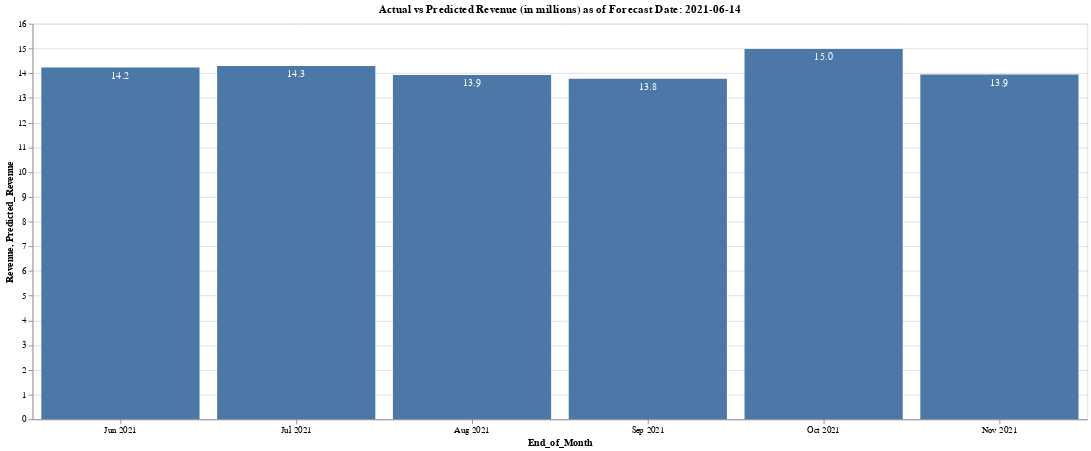

This figure's notebook cell:
### Code cell
title = "Actual vs Predicted Revenue (in millions) as of Forecast Date: " +  str(pd.to_datetime(run_datetime).normalize().date())

import altair as alt
#alt.themes.enable('fivethirtyeight') #default, latimes, ggplot2, fivethirtyeight, urbaninstitute
theme = alt.themes.enable('latimes')
#display(final_merge_df.info())
source =  final_merge_pivot1.reset_index(level=final_merge_pivot1.index.names
                                        ).reset_index(drop=True
                                                     ).query('Relative_Snapshot_Month_Offset == 0 and Snp_Seq_No == @max_seq')#reset_index(inplace=True)
fontsize = 10
height = 450
width = 1200

x = 'yearmonth(End_of_Month):O'  # df['Importance'].astype(str)
y = 'sum(Predicted_Revenue):Q'  # df['Feature'].astype(str)
y1 = 'sum(Revenue):Q'
col = 'yearmonthdate(Snapshot_Date_Short):T' #.dt.date.astype(str) #'Snapshot_Date_Short'

ytransform ='datum.Predicted_Revenue / 1000000'
y1transform ='datum.Revenue / 1000000'


filter1 = "datum.Relative_Month_Offset >= 0 && datum.Relative_Snapshot_Month_Offset ==0"
filter2 = "datum.Relative_Month_Offset < 0"
filter3 = "datum.Relative_EOM_Snp_Month_Offset == 0 && datum.Relative_Month_Offset < 0"

base = alt.Chart(source).encode(
        alt.X(x, axis=alt.Axis(title="End_of_Month"))
)

bars = base.mark_bar().encode(  #color='#5276A7', #fontSize=fontsize
    alt.Y('sum(Predicted_Revenue_million):Q', axis=alt.Axis(title="Predicted_Revenue")),
    #color=alt.Color('legend:O', scale=alt.Scale(range=['grey', 'blue'], domain=['Revenue_Million1', 'Predicted_Revenue_Million1'])),
    tooltip=[alt.Tooltip(y, format=',.0f'),
             alt.Tooltip('End_of_Month', format='%b %Y')]
).transform_calculate(
  Predicted_Revenue_million=ytransform
).transform_filter(
  filter1
)
bars_text = bars.mark_text(
    align='center',
    baseline='bottom',
    #fontSize=fontsize,
    #dx=18,
    dy=15,  
    color='white'
).encode(
    text=alt.Text('sum(Predicted_Revenue_million):Q', format=',.1f')
).transform_calculate(
  Predicted_Revenue_million=ytransform
).transform_filter(
  filter1
)
#band = base.mark_errorband(extent="ci").encode(y=alt.Y("Predicted_Revenue:Q"))
bar = base.mark_bar(color='grey').encode(
    alt.Y('sum(Revenue_million):Q', axis=alt.Axis(title="Revenue")),
    tooltip=[alt.Tooltip(y1, format=',.0f'),
             alt.Tooltip('End_of_Month', format='%b %Y')]
).transform_calculate(
  Revenue_million=y1transform
).transform_filter(
  filter3
)

#'''
bar_text = bar.mark_text(
    align='center',
    baseline='bottom',
    #fontSize=fontsize,
    #dx=18,
    dy=15,  
    color='white'
).encode(
    text=alt.Text('sum(Revenue_million):Q', format=',.1f')
).transform_calculate(
  Revenue_million=y1transform
).transform_filter(
  filter3
)
#'''
alt_layers = alt.layer(bar + bar_text, bars + bars_text).properties(height=height, width=width, title=title) #resolve_scale(y='independent').
alt_layers

### Figure 1 — Vega-Lite specification as saved in the notebook (floating-point values rounded to 4 significant figures)
{"usermeta": {"embedOptions": {"theme": "latimes"}}, "config": {"view": {"continuousWidth": 400, "continuousHeight": 300}}, "layer": [{"layer": [{"mark": {"type": "bar", "color": "grey"}, "encoding": {"tooltip": [{"type": "quantitative", "aggregate": "sum", "field": "Revenue", "format": ",.0f"}, {"type": "temporal", "field": "End_of_Month", "format": "%b %Y"}], "x": {"type": "ordinal", "axis": {"title": "End_of_Month"}, "field": "End_of_Month", "timeUnit": "yearmonth"}, "y": {"type": "quantitative", "aggregate": "sum", "axis": {"title": "Revenue"}, "field": "Revenue_million"}}, "transform": [{"calculate": "datum.Revenue / 1000000", "as": "Revenue_million"}, {"filter": "datum.Relative_EOM_Snp_Month_Offset == 0 && datum.Relative_Month_Offset < 0"}]}, {"mark": {"type": "text", "align": "center", "baseline": "bottom", "color": "white", "dy": 15}, "encoding": {"text": {"type": "quantitative", "aggregate": "sum", "field": "Revenue_million", "format": ",.1f"}, "tooltip": [{"type": "quantitative", "aggregate": "sum", "field": "Revenue", "format": ",.0f"}, {"type": "temporal", "field": "End_of_Month", "format": "%b %Y"}], "x": {"type": "ordinal", "axis": {"title": "End_of_Month"}, "field": "End_of_Month", "timeUnit": "yearmonth"}, "y": {"type": "quantitative", "aggregate": "sum", "axis": {"title": "Revenue"}, "field": "Revenue_million"}}, "transform": [{"calculate": "datum.Revenue / 1000000", "as": "Revenue_million"}, {"filter": "datum.Relative_EOM_Snp_Month_Offset == 0 && datum.Relative_Month_Offset < 0"}, {"calculate": "datum.Revenue / 1000000", "as": "Revenue_million"}, {"filter": "datum.Relative_EOM_Snp_Month_Offset == 0 && datum.Relative_Month_Offset < 0"}]}]}, {"layer": [{"mark": "bar", "encoding": {"tooltip": [{"type": "quantitative", "aggregate": "sum", "field": "Predicted_Revenue", "format": ",.0f"}, {"type": "temporal", "field": "End_of_Month", "format": "%b %Y"}], "x": {"type": "ordinal", "axis": {"title": "End_of_Month"}, "field": "End_of_Month", "timeUnit": "yearmonth"}, "y": {"type": "quantitative", "aggregate": "sum", "axis": {"title": "Predicted_Revenue"}, "field": "Predicted_Revenue_million"}}, "transform": [{"calculate": "datum.Predicted_Revenue / 1000000", "as": "Predicted_Revenue_million"}, {"filter": "datum.Relative_Month_Offset >= 0 && datum.Relative_Snapshot_Month_Offset ==0"}]}, {"mark": {"type": "text", "align": "center", "baseline": "bottom", "color": "white", "dy": 15}, "encoding": {"text": {"type": "quantitative", "aggregate": "sum", "field": "Predicted_Revenue_million", "format": ",.1f"}, "tooltip": [{"type": "quantitative", "aggregate": "sum", "field": "Predicted_Revenue", "format": ",.0f"}, {"type": "temporal", "field": "End_of_Month", "format": "%b %Y"}], "x": {"type": "ordinal", "axis": {"title": "End_of_Month"}, "field": "End_of_Month", "timeUnit": "yearmonth"}, "y": {"type": "quantitative", "aggregate": "sum", "axis": {"title": "Predicted_Revenue"}, "field": "Predicted_Revenue_million"}}, "transform": [{"calculate": "datum.Predicted_Revenue / 1000000", "as": "Predicted_Revenue_million"}, {"filter": "datum.Relative_Month_Offset >= 0 && datum.Relative_Snapshot_Month_Offset ==0"}, {"calculate": "datum.Predicted_Revenue / 1000000", "as": "Predicted_Revenue_million"}, {"filter": "datum.Relative_Month_Offset >= 0 && datum.Relative_Snapshot_Month_Offset ==0"}]}]}], "data": {"name": "data-113bd0445c6b1920a53cf27cdf177e7c"}, "height": 450, "title": "Actual vs Predicted Revenue (in millions) as of Forecast Date: 2021-06-14", "width": 1200, "$schema": "https://vega.github.io/schema/vega-lite/v4.8.1.json", "datasets": {"data-113bd0445c6b1920a53cf27cdf177e7c": [{"Forecast_Date": "2021-06-14T00:00:00", "Snapshot_Date": "2021-06-14T00:00:00", "End_of_Month": "2019-12-31T00:00:00", "Relative_Snapshot_Month_Offset": 0, "Relative_Month_Offset": -18, "Relative_EOM_Snp_Month_Offset": -18, "Snp_Seq_No": 7, "Pipeline_Active_Unrecognized": 0.0, "Pipeline_Opportunity": 0.0, "Pipeline_Opportunity_ML": 0.0, "Pipeline_Recognized": 14980000.0, "Predicted_Revenue": 0.0, "Revenue": 14980000.0}, {"Forecast_Date": "2021-06-14T00:00:00", "Snapshot_Date": "2021-06-14T00:00:00", "End_of_Month": "2020-01-31T00:00:00", "Relative_Snapshot_Month_Offset": 0, "Relative_Month_Offset": -17, "Relative_EOM_Snp_Month_Offset": -17, "Snp_Seq_No": 7, "Pipeline_Active_Unrecognized": 0.0, "Pipeline_Opportunity": 0.0, "Pipeline_Opportunity_ML": 0.0, "Pipeline_Recognized": 16160000.0, "Predicted_Revenue": 0.0, "Revenue": 16160000.0}, {"Forecast_Date": "2021-06-14T00:00:00", "Snapshot_Date": "2021-06-14T00:00:00", "End_of_Month": "2020-02-29T00:00:00", "Relative_Snapshot_Month_Offset": 0, "Relative_Month_Offset": -16, "Relative_EOM_Snp_Month_Offset": -16, "Snp_Seq_No": 7, "Pipeline_Active_Unrecognized": 0.0, "Pipeline_Opportunity": 0.0, "Pipeline_Opportunity_ML": 0.0, "Pipeline_Recognized": 14560000.0, "Predicted_Revenue": 0.0, "Revenue": 14560000.0}, {"Forecast_Date": "2021-06-14T00:00:00", "Snapshot_Date": "2021-06-14T00:00:00", "End_of_Month": "2020-03-31T00:00:00", "Relative_Snapshot_Month_Offset": 0, "Relative_Month_Offset": -15, "Relative_EOM_Snp_Month_Offset": -15, "Snp_Seq_No": 7, "Pipeline_Active_Unrecognized": 0.0, "Pipeline_Opportunity": 0.0, "Pipeline_Opportunity_ML": 0.0, "Pipeline_Recognized": 16060000.0, "Predicted_Revenue": 0.0, "Revenue": 16060000.0}, {"Forecast_Date": "2021-06-14T00:00:00", "Snapshot_Date": "2021-06-14T00:00:00", "End_of_Month": "2020-04-30T00:00:00", "Relative_Snapshot_Month_Offset": 0, "Relative_Month_Offset": -14, "Relative_EOM_Snp_Month_Offset": -14, "Snp_Seq_No": 7, "Pipeline_Active_Unrecognized": 0.0, "Pipeline_Opportunity": 0.0, "Pipeline_Opportunity_ML": 0.0, "Pipeline_Recognized": 11920000.0, "Predicted_Revenue": 0.0, "Revenue": 11920000.0}, {"Forecast_Date": "2021-06-14T00:00:00", "Snapshot_Date": "2021-06-14T00:00:00", "End_of_Month": "2020-05-31T00:00:00", "Relative_Snapshot_Month_Offset": 0, "Relative_Month_Offset": -13, "Relative_EOM_Snp_Month_Offset": -13, "Snp_Seq_No": 7, "Pipeline_Active_Unrecognized": 0.0, "Pipeline_Opportunity": 0.0, "Pipeline_Opportunity_ML": 0.0, "Pipeline_Recognized": 11520000.0, "Predicted_Revenue": 0.0, "Revenue": 11520000.0}, {"Forecast_Date": "2021-06-14T00:00:00", "Snapshot_Date": "2021-06-14T00:00:00", "End_of_Month": "2020-06-30T00:00:00", "Relative_Snapshot_Month_Offset": 0, "Relative_Month_Offset": -12, "Relative_EOM_Snp_Month_Offset": -12, "Snp_Seq_No": 7, "Pipeline_Active_Unrecognized": 0.0, "Pipeline_Opportunity": 0.0, "Pipeline_Opportunity_ML": 0.0, "Pipeline_Recognized": 13330000.0, "Predicted_Revenue": 0.0, "Revenue": 13330000.0}, {"Forecast_Date": "2021-06-14T00:00:00", "Snapshot_Date": "2021-06-14T00:00:00", "End_of_Month": "2020-07-31T00:00:00", "Relative_Snapshot_Month_Offset": 0, "Relative_Month_Offset": -11, "Relative_EOM_Snp_Month_Offset": -11, "Snp_Seq_No": 7, "Pipeline_Active_Unrecognized": 0.0, "Pipeline_Opportunity": 0.0, "Pipeline_Opportunity_ML": 0.0, "Pipeline_Recognized": 15000000.0, "Predicted_Revenue": 0.0, "Revenue": 15000000.0}, {"Forecast_Date": "2021-06-14T00:00:00", "Snapshot_Date": "2021-06-14T00:00:00", "End_of_Month": "2020-08-31T00:00:00", "Relative_Snapshot_Month_Offset": 0, "Relative_Month_Offset": -10, "Relative_EOM_Snp_Month_Offset": -10, "Snp_Seq_No": 7, "Pipeline_Active_Unrecognized": 0.0, "Pipeline_Opportunity": 0.0, "Pipeline_Opportunity_ML": 0.0, "Pipeline_Recognized": 12990000.0, "Predicted_Revenue": 0.0, "Revenue": 12990000.0}, {"Forecast_Date": "2021-06-14T00:00:00", "Snapshot_Date": "2021-06-14T00:00:00", "End_of_Month": "2020-09-30T00:00:00", "Relative_Snapshot_Month_Offset": 0, "Relative_Month_Offset": -9, "Relative_EOM_Snp_Month_Offset": -9, "Snp_Seq_No": 7, "Pipeline_Active_Unrecognized": 0.0, "Pipeline_Opportunity": 0.0, "Pipeline_Opportunity_ML": 0.0, "Pipeline_Recognized": 11700000.0, "Predicted_Revenue": 0.0, "Revenue": 11700000.0}, {"Forecast_Date": "2021-06-14T00:00:00", "Snapshot_Date": "2021-06-14T00:00:00", "End_of_Month": "2020-10-31T00:00:00", "Relative_Snapshot_Month_Offset": 0, "Relative_Month_Offset": -8, "Relative_EOM_Snp_Month_Offset": -8, "Snp_Seq_No": 7, "Pipeline_Active_Unrecognized": 0.0, "Pipeline_Opportunity": 0.0, "Pipeline_Opportunity_ML": 0.0, "Pipeline_Recognized": 15430000.0, "Predicted_Revenue": 0.0, "Revenue": 15430000.0}, {"Forecast_Date": "2021-06-14T00:00:00", "Snapshot_Date": "2021-06-14T00:00:00", "End_of_Month": "2020-11-30T00:00:00", "Relative_Snapshot_Month_Offset": 0, "Relative_Month_Offset": -7, "Relative_EOM_Snp_Month_Offset": -7, "Snp_Seq_No": 7, "Pipeline_Active_Unrecognized": 0.0, "Pipeline_Opportunity": 0.0, "Pipeline_Opportunity_ML": 0.0, "Pipeline_Recognized": 14030000.0, "Predicted_Revenue": 0.0, "Revenue": 14030000.0}, {"Forecast_Date": "2021-06-14T00:00:00", "Snapshot_Date": "2021-06-14T00:00:00", "End_of_Month": "2020-12-31T00:00:00", "Relative_Snapshot_Month_Offset": 0, "Relative_Month_Offset": -6, "Relative_EOM_Snp_Month_Offset": -6, "Snp_Seq_No": 7, "Pipeline_Active_Unrecognized": 0.0, "Pipeline_Opportunity": 0.0, "Pipeline_Opportunity_ML": 0.0, "Pipeline_Recognized": 14250000.0, "Predicted_Revenue": 0.0, "Revenue": 14250000.0}, {"Forecast_Date": "2021-06-14T00:00:00", "Snapshot_Date": "2021-06-14T00:00:00", "End_of_Month": "2021-01-31T00:00:00", "Relative_Snapshot_Month_Offset": 0, "Relative_Month_Offset": -5, "Relative_EOM_Snp_Month_Offset": -5, "Snp_Seq_No": 7, "Pipeline_Active_Unrecognized": 0.0, "Pipeline_Opportunity": 0.0, "Pipeline_Opportunity_ML": 0.0, "Pipeline_Recognized": 13560000.0, "Predicted_Revenue": 0.0, "Revenue": 13560000.0}, {"Forecast_Date": "2021-06-14T00:00:00", "Snapshot_Date": "2021-06-14T00:00:00", "End_of_Month": "2021-02-28T00:00:00", "Relative_Snapshot_Month_Offset": 0, "Relative_Month_Offset": -4, "Relative_EOM_Snp_Month_Offset": -4, "Snp_Seq_No": 7, "Pipeline_Active_Unrecognized": 0.0, "Pipeline_Opportunity": 0.0, "Pipeline_Opportunity_ML": 0.0, "Pipeline_Recognized": 13500000.0, "Predicted_Revenue": 0.0, "Revenue": 13500000.0}, {"Forecast_Date": "2021-06-14T00:00:00", "Snapshot_Date": "2021-06-14T00:00:00", "End_of_Month": "2021-03-31T00:00:00", "Relative_Snapshot_Month_Offset": 0, "Relative_Month_Offset": -3, "Relative_EOM_Snp_Month_Offset": -3, "Snp_Seq_No": 7, "Pipeline_Active_Unrecognized": 0.0, "Pipeline_Opportunity": 0.0, "Pipeline_Opportunity_ML": 0.0, "Pipeline_Recognized": 15800000.0, "Predicted_Revenue": 0.0, "Revenue": 15800000.0}, {"Forecast_Date": "2021-06-14T00:00:00", "Snapshot_Date": "2021-06-14T00:00:00", "End_of_Month": "2021-04-30T00:00:00", "Relative_Snapshot_Month_Offset": 0, "Relative_Month_Offset": -2, "Relative_EOM_Snp_Month_Offset": -2, "Snp_Seq_No": 7, "Pipeline_Active_Unrecognized": 0.0, "Pipeline_Opportunity": 0.0, "Pipeline_Opportunity_ML": 0.0, "Pipeline_Recognized": 15040000.0, "Predicted_Revenue": 0.0, "Revenue": 15040000.0}, {"Forecast_Date": "2021-06-14T00:00:00", "Snapshot_Date": "2021-06-14T00:00:00", "End_of_Month": "2021-05-31T00:00:00", "Relative_Snapshot_Month_Offset": 0, "Relative_Month_Offset": -1, "Relative_EOM_Snp_Month_Offset": -1, "Snp_Seq_No": 7, "Pipeline_Active_Unrecognized": 0.0, "Pipeline_Opportunity": 0.0, "Pipeline_Opportunity_ML": 0.0, "Pipeline_Recognized": 13560000.0, "Predicted_Revenue": 0.0, "Revenue": 13560000.0}, {"Forecast_Date": "2021-06-14T00:00:00", "Snapshot_Date": "2021-06-14T00:00:00", "End_of_Month": "2021-06-30T00:00:00", "Relative_Snapshot_Month_Offset": 0, "Relative_Month_Offset": 0, "Relative_EOM_Snp_Month_Offset": 0, "Snp_Seq_No": 7, "Pipeline_Active_Unrecognized": 11910000.0, "Pipeline_Opportunity": 204200.0, "Pipeline_Opportunity_ML": 2242000.0, "Pipeline_Recognized": 1013000.0, "Predicted_Revenue": 14230000.0, "Revenue": 1013000.0}, {"Forecast_Date": "2021-06-14T00:00:00", "Snapshot_Date": "2021-06-14T00:00:00", "End_of_Month": "2021-07-31T00:00:00", "Relative_Snapshot_Month_Offset": 0, "Relative_Month_Offset": 1, "Relative_EOM_Snp_Month_Offset": 1, "Snp_Seq_No": 7, "Pipeline_Active_Unrecognized": 7178000.0, "Pipeline_Opportunity": 1085000.0, "Pipeline_Opportunity_ML": 6464000.0, "Pipeline_Recognized": 1419000.0, "Predicted_Revenue": 14290000.0, "Revenue": 1419000.0}, {"Forecast_Date": "2021-06-14T00:00:00", "Snapshot_Date": "2021-06-14T00:00:00", "End_of_Month": "2021-08-31T00:00:00", "Relative_Snapshot_Month_Offset": 0, "Relative_Month_Offset": 2, "Relative_EOM_Snp_Month_Offset": 2, "Snp_Seq_No": 7, "Pipeline_Active_Unrecognized": 4410000.0, "Pipeline_Opportunity": 2496000.0, "Pipeline_Opportunity_ML": 6489000.0, "Pipeline_Recognized": 1108000.0, "Predicted_Revenue": 13930000.0, "Revenue": 1108000.0}, {"Forecast_Date": "2021-06-14T00:00:00", "Snapshot_Date": "2021-06-14T00:00:00", "End_of_Month": "2021-09-30T00:00:00", "Relative_Snapshot_Month_Offset": 0, "Relative_Month_Offset": 3, "Relative_EOM_Snp_Month_Offset": 3, "Snp_Seq_No": 7, "Pipeline_Active_Unrecognized": 2627000.0, "Pipeline_Opportunity": 2826000.0, "Pipeline_Opportunity_ML": 4052000.0, "Pipeline_Recognized": 854900.0, "Predicted_Revenue": 13770000.0, "Revenue": 854900.0}, {"Forecast_Date": "2021-06-14T00:00:00", "Snapshot_Date": "2021-06-14T00:00:00", "End_of_Month": "2021-10-31T00:00:00", "Relative_Snapshot_Month_Offset": 0, "Relative_Month_Offset": 4, "Relative_EOM_Snp_Month_Offset": 4, "Snp_Seq_No": 7, "Pipeline_Active_Unrecognized": 1678000.0, "Pipeline_Opportunity": 2322000.0, "Pipeline_Opportunity_ML": 2449000.0, "Pipeline_Recognized": 2487000.0, "Predicted_Revenue": 14980000.0, "Revenue": 2487000.0}, {"Forecast_Date": "2021-06-14T00:00:00", "Snapshot_Date": "2021-06-14T00:00:00", "End_of_Month": "2021-11-30T00:00:00", "Relative_Snapshot_Month_Offset": 0, "Relative_Month_Offset": 5, "Relative_EOM_Snp_Month_Offset": 5, "Snp_Seq_No": 7, "Pipeline_Active_Unrecognized": 1586000.0, "Pipeline_Opportunity": 1583000.0, "Pipeline_Opportunity_ML": 1213000.0, "Pipeline_Recognized": 1141000.0, "Predicted_Revenue": 13940000.0, "Revenue": 1141000.0}]}}
